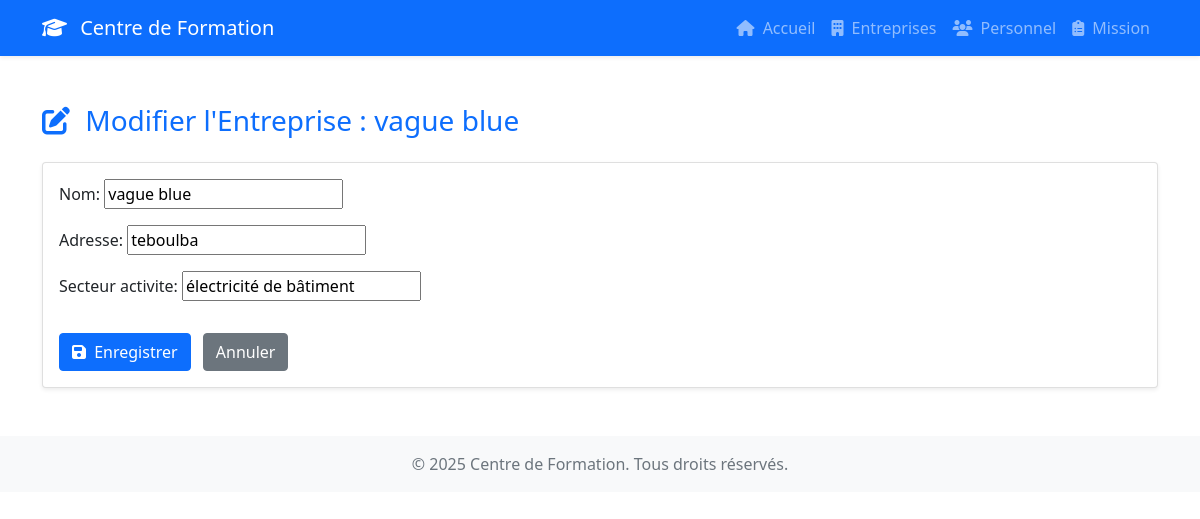
Screenshot of /entreprise/2/modifier/ with the database file from the repository.
### entreprise/models.py (models this page shows, shortened)
class Entreprise(models.Model):
    nom = models.CharField(max_length=100)
    adresse = models.CharField(max_length=255)
    secteur_activite = models.CharField(max_length=100)

### entreprise/views.py (the view)
# urls.py: path('<int:pk>/modifier/', views.EntrepriseUpdateView.as_view(),
class EntrepriseUpdateView(UpdateView):
    model = Entreprise
    fields = ['nom', 'adresse', 'secteur_activite']
    template_name = 'entreprise/entreprise_form.html'
    success_url = reverse_lazy('entreprise:liste_entreprises')

### entreprise/templates/entreprise/entreprise_form.html (shortened to what this page needs)
{% extends 'base.html' %}  {% block content %}
  {% if object %}
    <h1 class="h3 text-primary"><i class="fas fa-edit me-2"></i> Modifier l'Entreprise : {{ object.nom }}</h1>
  {% else %}
    <h1 class="h3 text-primary"><i class="fas fa-plus-circle me-2"></i> Ajouter une Nouvelle Entreprise</h1>
  {% endif %}
  <div class="card shadow-sm mt-4">
    <div class="card-body">
      <form method="post">
        {% csrf_token %} {{ form.as_p }}
        <button type="submit" class="btn btn-primary mt-3"><i class="fas fa-save me-1"></i> Enregistrer</button>
        <a href="{% url 'entreprise:liste_entreprises' %}" class="btn btn-secondary mt-3 ms-2">Annuler</a>
      </form>
    </div>
  </div>
{% endblock %}

### rows the page displays
Entreprise: nom "vague blue", adresse "teboulba", secteur_activite "électricité de bâtiment"
